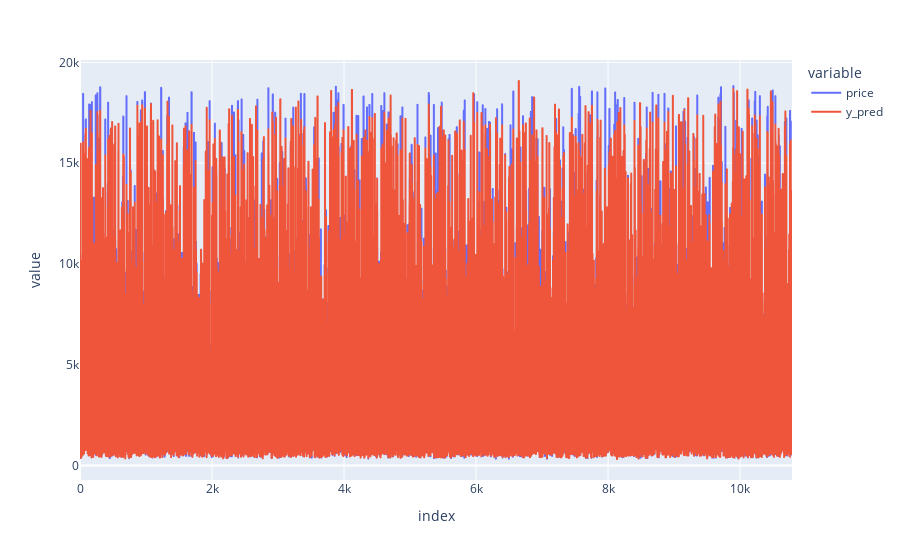

The notebook cell saved with this chart:
### Code cell
# plot predictions
pred_df.plot()

### Figure 1 — Plotly figure (JSON) as saved in the notebook; plotly's stock layout.template omitted (floating-point values rounded to 4 significant figures; data arrays with more than 128 entries replaced by an {"elided": "..."} marker saying what was removed)
{"data": [{"hovertemplate": "variable=price<br>index=%{x}<br>value=%{y}<extra></extra>", "legendgroup": "price", "line": {"color": "#636efa", "dash": "solid"}, "marker": {"symbol": "circle"}, "mode": "lines", "name": "price", "showlegend": true, "type": "scattergl", "x": {"elided": "10788 int values"}, "xaxis": "x", "y": {"elided": "10788 int values"}, "yaxis": "y"}, {"hovertemplate": "variable=y_pred<br>index=%{x}<br>value=%{y}<extra></extra>", "legendgroup": "y_pred", "line": {"color": "#EF553B", "dash": "solid"}, "marker": {"symbol": "circle"}, "mode": "lines", "name": "y_pred", "showlegend": true, "type": "scattergl", "x": {"elided": "10788 int values"}, "xaxis": "x", "y": {"elided": "10788 float values"}, "yaxis": "y"}], "layout": {"legend": {"title": {"text": "variable"}, "tracegroupgap": 0}, "margin": {"t": 60}, "xaxis": {"anchor": "y", "domain": [0, 1], "title": {"text": "index"}}, "yaxis": {"anchor": "x", "domain": [0, 1], "title": {"text": "value"}}}}
